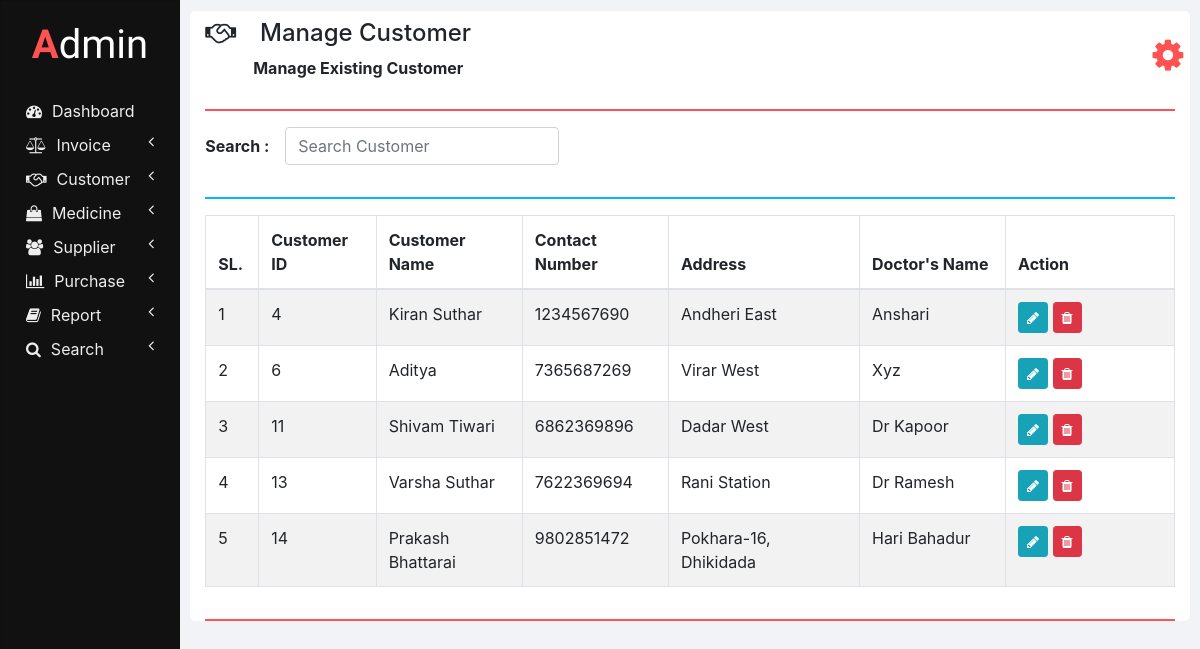
The page /manage_customer.php on the database its author committed.
### tables this page shows
CREATE TABLE `customers` (

  `ID` int(11) NOT NULL,
  `NAME` varchar(20) NOT NULL,
  `CONTACT_NUMBER` varchar(10) NOT NULL,
  `ADDRESS` varchar(100) NOT NULL,
  `DOCTOR_NAME` varchar(20) NOT NULL,
  `DOCTOR_ADDRESS` varchar(100) NOT NULL
);

### php/manage_customer.php (the view, shortened to what this page needs)
<?php
  function showCustomers($id) {
    require "db_connection.php";
    if($con) {
      $seq_no = 0;
      $query = "SELECT * FROM customers";
      $result = mysqli_query($con, $query);
      while($row = mysqli_fetch_array($result)) {
        $seq_no++;
        if($row['ID'] == $id)
          showEditOptionsRow($seq_no, $row);
        else
          showCustomerRow($seq_no, $row);
      }
    }
  }
  function showCustomerRow($seq_no, $row) {
    ?>
    <tr>
      <td><?php echo $seq_no; ?></td>
      <td><?php echo $row['ID'] ?></td>
      <td><?php echo $row['NAME']; ?></td>
      <td><?php echo $row['CONTACT_NUMBER']; ?></td>
      <td><?php echo $row['ADDRESS']; ?></td>
      <td><?php echo $row['DOCTOR_NAME']; ?></td>
      <td>
        <button href="" class="btn btn-info btn-sm" onclick="editCustomer(<?php echo $row['ID']; ?>);">
          <i class="fa fa-pencil"></i>
        </button>
        <button class="btn btn-danger btn-sm" onclick="deleteCustomer(<?php echo $row['ID']; ?>);">
          <i class="fa fa-trash"></i>
        </button>
      </td>
    </tr>
    <?php
  }
  ?>

### manage_customer.php (shortened to what this page needs)
<!DOCTYPE html>
<html lang="en" dir="ltr">
  <head>
    <link rel="stylesheet" href="bootstrap/css/bootstrap.min.css">
    <link rel="stylesheet" href="https://use.fontawesome.com/releases/v5.3.1/css/all.css">
    <link rel="stylesheet" href="https://cdnjs.cloudflare.com/ajax/libs/font-awesome/4.7.0/css/font-awesome.min.css">
    <link rel="stylesheet" href="css/sidenav.css">
    <link rel="stylesheet" href="css/home.css">
  </head>
  <body style="max-height: 100%;">
    <div class="container-fluid">
      <div class="container">
        <?php
          require "php/header.php";
          createHeader('handshake', 'Manage Customer', 'Manage Existing Customer');
        ?>
        <div class="row">
          <div class="col-md-12 form-group form-inline">
            <label class="font-weight-bold" for="">Search :&emsp;</label>
            <input type="text" class="form-control" id="" placeholder="Search Customer" onkeyup="searchCustomer(this.value);">
          </div>
          <div class="col col-md-12">
            <hr class="col-md-12" style="padding: 0px; border-top: 2px solid  #02b6ff;">
          </div>
          <div class="col col-md-12 table-responsive">
            <div class="table-responsive">
            	<table class="table table-bordered table-striped table-hover">
            		<thead>
            			<tr>
            				<th style="width: 2%;">SL.</th>
                    <th style="width: 10%;">Customer ID</th>
            				<th style="width: 13%;">Customer Name</th>
                    <th style="width: 13%;">Contact Number</th>
                    <th style="width: 17%;">Address</th>
                    <th style="width: 13%;">Doctor's Name</th>
                    <th style="width: 15%;">Action</th>
            			</tr>
            		</thead>
            		<tbody id="customers_div">
                  <?php
                    require 'php/manage_customer.php';
                    showCustomers(0);
                  ?>
            		</tbody>
            	</table>
            </div>
          </div>
        </div>
        <hr style="border-top: 2px solid #ff5252;">
      </div>
    </div>
  </body>
</html>

### php/header.php
<?php
  function createHeader($icon, $heading, $sub_heading) {
    echo '
    <section class="row content-header">
      <div class="header-title col-md-11">
        <p class="h4 pt-2"><i class="fa fa-'.$icon.'"></i>&emsp;'.$heading.'</p>
        &emsp;&emsp;&emsp;<small class="font-weight-bold h6">'.$sub_heading.'</small>
      </div>
      <div class="col-md-1 user_options">
        <button class="col col-md-1 m-3" onclick="showOptions();">
          <i class="fa fa-gear"></i>
        </button>
        <div id="mark"><i class="fa fa-play fa-rotate-270"></i></div>
        <ul id="options" class="options list-unstyled" style="display: none;">
          <li>
            <a href="my_profile.php"><i class="fa fa-user"></i><span>My Profile</span></a>
          </li>
          <li>
            <a href="change_password.php"><i class="fa fa-edit"></i><span>Change Password</span></a>
          </li>
          <li>
            <a href="logout.php"><i class="fa fa-key"></i><span>Logout</span></a>
          </li>
        </ul>
      </div>
    </section>
    <hr style="border-top: 2px solid #ff5252;">
    ';
  }
?>

### css/sidenav.css (style rules this page uses)
body { background-color: #f1f3f6; }
.sidenav { width: 15%; height: 100vh; background-color: #222222; position: fixed; z-index: 1; flex: 1 0 auto; }
.card { width: 100%; height: 100%; top: 0; border-radius: 0; background-color: #111111; }
.logo .logo-caption { font-family: 'Poiret One', cursive; color: #ffffff; text-align: center; margin-bottom: 25px; }
.logo .tweak { color: #ff5252; font-weight: bold; }
.main-menu-item { padding: 5px 5px; cursor: pointer; }
.main-menu-item > a { color: #eeeeee; text-decoration: none; font-size: 16px; }
.main-menu-item > a > span { margin-left: 10px; }

### css/home.css (style rules this page uses)
html, body { height: 100vh; }
.container-fluid { margin-left: 15%; width: 85%; background: #f1f3f6; padding: 1px 0 0 0; flex: 1 0 auto; }
.container { margin: 0; max-width: 98%; margin: 1%; background-color: #ffffff; border-radius: 5px; }
.user_options button { max-width: 50px; max-height: 50px; font-size: 36px; background-color: #ffffff; color: #ff5252; border: none; outline: none; }

### rows shown on the page
customers: seq_no "1", ID "4", NAME "Kiran Suthar", CONTACT_NUMBER "1234567690", ADDRESS "Andheri East", DOCTOR_NAME "Anshari"
customers: seq_no "2", ID "6", NAME "Aditya", CONTACT_NUMBER "7365687269", ADDRESS "Virar West", DOCTOR_NAME "Xyz"
customers: seq_no "3", ID "11", NAME "Shivam Tiwari", CONTACT_NUMBER "6862369896", ADDRESS "Dadar West", DOCTOR_NAME "Dr Kapoor"
customers: seq_no "4", ID "13", NAME "Varsha Suthar", CONTACT_NUMBER "7622369694", ADDRESS "Rani Station", DOCTOR_NAME "Dr Ramesh"
customers: seq_no "5", ID "14", NAME "Prakash Bhattarai", CONTACT_NUMBER "9802851472", ADDRESS "Pokhara-16, Dhikidada", DOCTOR_NAME "Hari Bahadur"

### other values the page prints
$heading "Manage Customer"
$sub_heading "Manage Existing Customer"
